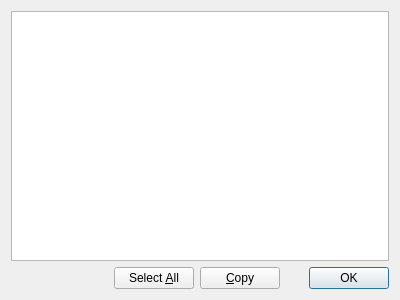
<?xml version="1.0" encoding="UTF-8"?>
<ui version="4.0">
 <class>TextInfoDialog</class>
 <widget class="QDialog" name="TextInfoDialog">
  <property name="geometry">
   <rect>
    <x>0</x>
    <y>0</y>
    <width>400</width>
    <height>300</height>
   </rect>
  </property>
  <property name="windowTitle">
   <string>Additional Information</string>
  </property>
  <property name="modal">
   <bool>true</bool>
  </property>
  <layout class="QVBoxLayout" name="verticalLayout">
   <item>
    <widget class="QPlainTextEdit" name="text">
     <property name="readOnly">
      <bool>true</bool>
     </property>
     <property name="plainText">
      <string notr="true"/>
     </property>
    </widget>
   </item>
   <item>
    <layout class="QHBoxLayout" name="horizontalLayout">
     <item>
      <spacer name="horizontalSpacer">
       <property name="orientation">
        <enum>Qt::Horizontal</enum>
       </property>
       <property name="sizeHint" stdset="0">
        <size>
         <width>40</width>
         <height>20</height>
        </size>
       </property>
      </spacer>
     </item>
     <item>
      <widget class="QPushButton" name="selectAll">
       <property name="text">
        <string>Select &amp;All</string>
       </property>
      </widget>
     </item>
     <item>
      <widget class="QPushButton" name="copy">
       <property name="text">
        <string>&amp;Copy</string>
       </property>
      </widget>
     </item>
     <item>
      <widget class="QDialogButtonBox" name="buttonBox">
       <property name="orientation">
        <enum>Qt::Horizontal</enum>
       </property>
       <property name="standardButtons">
        <set>QDialogButtonBox::Ok</set>
       </property>
      </widget>
     </item>
    </layout>
   </item>
  </layout>
 </widget>
 <resources/>
 <connections>
  <connection>
   <sender>buttonBox</sender>
   <signal>accepted()</signal>
   <receiver>TextInfoDialog</receiver>
   <slot>accept()</slot>
   <hints>
    <hint type="sourcelabel">
     <x>248</x>
     <y>254</y>
    </hint>
    <hint type="destinationlabel">
     <x>157</x>
     <y>274</y>
    </hint>
   </hints>
  </connection>
  <connection>
   <sender>buttonBox</sender>
   <signal>rejected()</signal>
   <receiver>TextInfoDialog</receiver>
   <slot>reject()</slot>
   <hints>
    <hint type="sourcelabel">
     <x>316</x>
     <y>260</y>
    </hint>
    <hint type="destinationlabel">
     <x>286</x>
     <y>274</y>
    </hint>
   </hints>
  </connection>
 </connections>
</ui>
